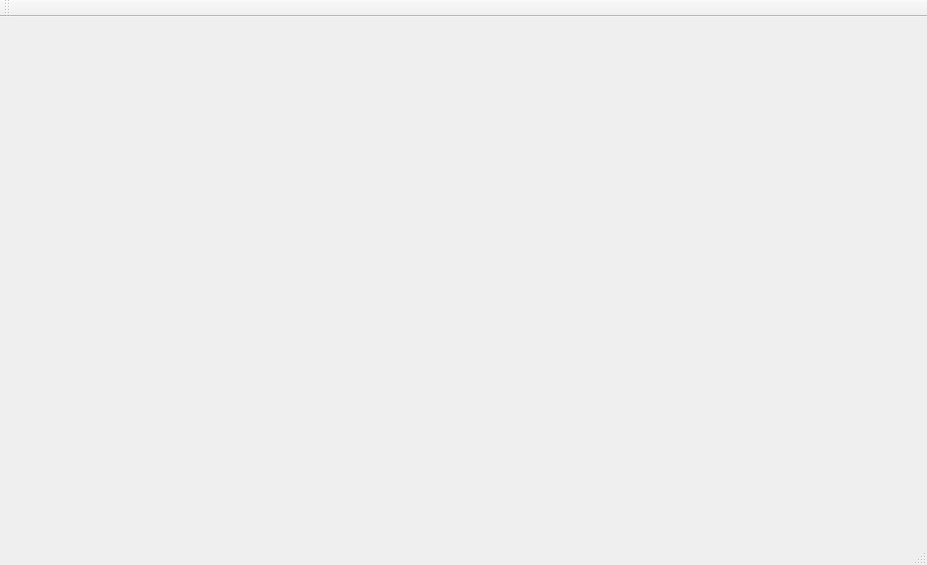
<?xml version="1.0" encoding="UTF-8"?>
<ui version="4.0">
 <class>MainWindow</class>
 <widget class="QMainWindow" name="MainWindow">
  <property name="geometry">
   <rect>
    <x>0</x>
    <y>0</y>
    <width>927</width>
    <height>565</height>
   </rect>
  </property>
  <property name="windowTitle">
   <string>MainWindow</string>
  </property>
  <widget class="QWidget" name="centralWidget"/>
  <widget class="QMenuBar" name="menuBar">
   <property name="geometry">
    <rect>
     <x>0</x>
     <y>0</y>
     <width>927</width>
     <height>23</height>
    </rect>
   </property>
  </widget>
  <widget class="QToolBar" name="mainToolBar">
   <attribute name="toolBarArea">
    <enum>TopToolBarArea</enum>
   </attribute>
   <attribute name="toolBarBreak">
    <bool>false</bool>
   </attribute>
  </widget>
  <widget class="QStatusBar" name="statusBar"/>
 </widget>
 <layoutdefault spacing="6" margin="11"/>
 <resources/>
 <connections/>
</ui>
